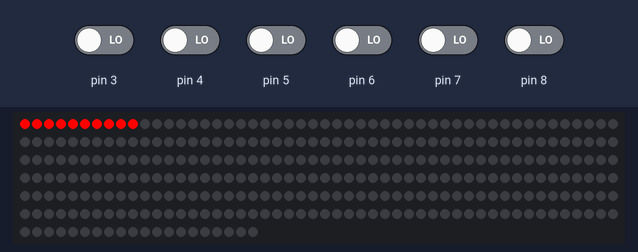
Bench run of a sketch on a simulated Arduino Uno, built with avr-gcc and run on an emulated ATmega328P. Parts: 320 RGB LEDs in strip order, left to right, continuing on the next row. The inputs (shaded band) are chosen by the test bench; at power-on: pin 3–8 LOW.

Above: at 0.4 s.
At 34.5 s:
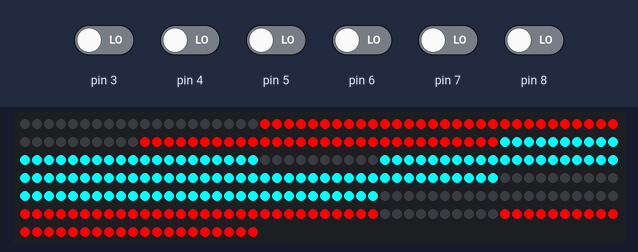

The sketch:

LED_scorebord_v2.ino
```cpp
#include <FastLED.h>

// make some variables to control the LEDs
#define NUM_LEDS 320
#define LED_PIN 2
#define MAX_POWER_MILLIAMPS 8000
CRGB leds[NUM_LEDS];
int SPARTA_color[] = {255,0,0};
int TIME_color[] = {0,255,255};
bool numbers_full[][7] =
{
  {true, true, true, false, true, true, true},
  {false,false,true, false, false,false,true},
  {true, true, false, true, false, true, true},
  { false, true, true,true, false, true, true},
  {false, false, true, true, true,false,true},
  {false, true, true, true, true, true, false},
  {true,true,true,true,true,true,false},
  {false, false, true, false, false,true, true},
  {true,true,true,true,true,true,true,},
  {false,true,true,true,true,true,true,}
};

// variables to control the own score
int own_score;

// variables to control the time
unsigned long startSeconds;  //some global variables available anywhere in the program
unsigned long currentSeconds;
const unsigned long period = 60;  // tick every second
int time_counter;
bool paused;

// variables to control the opponents score
int opponent_score;

// initialization of the buttons and debounce variables
int switchstate_own_score_down = 0;
int switchstate_own_score_up = 0;
int switchstate_pause_time = 0;
int switchstate_reset_time = 0;
int switchstate_opponent_score_down = 0;
int switchstate_opponent_score_up = 0;

int lastButtonState_own_score_down = LOW;
int lastButtonState_own_score_up = LOW;
int lastButtonState_pause_time = LOW;
int lastButtonState_reset_time = LOW;
int lastButtonState_opponent_score_down = LOW;
int lastButtonState_opponent_score_up = LOW;

unsigned long lastDebounceTime_own_score_down = 0;
unsigned long lastDebounceTime_own_score_up = 0;
unsigned long lastDebounceTime_pause_time = 0;
unsigned long lastDebounceTime_reset_time = 0;
unsigned long lastDebounceTime_opponent_score_down = 0;
unsigned long lastDebounceTime_opponent_score_up = 0;

unsigned long debounceDelay = 20;

bool set_up = true;

void setup() {
  FastLED.addLeds<WS2812B, LED_PIN, GRB>(leds, NUM_LEDS);
  FastLED.setMaxPowerInVoltsAndMilliamps(5, MAX_POWER_MILLIAMPS);
  //FastLED.setBrightness(255);

  Serial.begin(9600);

  // declare the switch pin as an input
  pinMode(3, INPUT);
  pinMode(4, INPUT);
  pinMode(5, INPUT);
  pinMode(6, INPUT);
  pinMode(7, INPUT);
  pinMode(8, INPUT);

  own_score = 0;
  time_counter = 0;
  startSeconds = seconds16();
  paused = true;
  opponent_score = 0;
}
void loop() {
  if (set_up){

    for(int i = 0; i<320;i++){
      leds[i] = CRGB::Black;
    }
    FastLED.show();
    delay(300);
    for(int i = 0; i<32;i++){
      for (int j = 0;j<10;j++){
        leds[i*10+j] = CRGB::Red;
      }
      FastLED.show();
      delay(500);
      for (int j = 0;j<10;j++){
        leds[i*10+j] = CRGB::Black;
      }
      FastLED.show();
    }
    for(int i = 0; i<32;i++){
      for (int j = 0;j<10;j++){
        leds[i*10+j] = CRGB::Cyan;
      }
      FastLED.show();
      delay(500);
      for (int j = 0;j<10;j++){
        leds[i*10+j] = CRGB::Black;
      }
      FastLED.show();
    }
    for(int i = 0; i<320;i++){
      leds[i] = CRGB::Black;
    }
    FastLED.show();
    delay(300);
    set_up = false;
  }

  else{

    // actions of the button for own score up
    int reading_own_score_up = digitalRead(3);

    if (reading_own_score_up != lastButtonState_own_score_up) {
      // reset the debouncing timer
      lastDebounceTime_own_score_up = millis();
    }
    if ((millis() - lastDebounceTime_own_score_up) > debounceDelay) {
      // whatever the reading is at, it's been there for longer than the debounce
      // delay, so take it as the actual current state:

      // if the button state has changed:
      if (reading_own_score_up != switchstate_own_score_up) {
        switchstate_own_score_up = reading_own_score_up;

        // only toggle the LED if the new button state is HIGH
        if (switchstate_own_score_up == HIGH) {
          if (own_score < 19) {
            own_score += 1;
          }
          Serial.write("ou");
          Serial.println();
        }
      }
    }

    int reading_own_score_down = digitalRead(4);

    if (reading_own_score_down != lastButtonState_own_score_down) {
      // reset the debouncing timer
      lastDebounceTime_own_score_down = millis();
    }
    if ((millis() - lastDebounceTime_own_score_down) > debounceDelay) {
      // whatever the reading is at, it's been there for longer than the debounce
      // delay, so take it as the actual current state:
      // if the button state has changed:
      if (reading_own_score_down != switchstate_own_score_down) {
        switchstate_own_score_down = reading_own_score_down;
        // only toggle the LED if the new button state is HIGH
        if (switchstate_own_score_down == HIGH) {
          if (own_score > 0) {
            own_score -= 1;
          }

        }
      }
    }

    // actions of the button for starting the time
    int reading_pause_time = digitalRead(5);

    if (reading_pause_time != lastButtonState_pause_time) {
      // reset the debouncing timer
      lastDebounceTime_pause_time = millis();
    }
    if ((millis() - lastDebounceTime_pause_time) > debounceDelay) {
      // whatever the reading is at, it's been there for longer than the debounce
      // delay, so take it as the actual current state:

      // if the button state has changed:
      if (reading_pause_time != switchstate_pause_time) {
        switchstate_pause_time = reading_pause_time;

        // only toggle the LED if the new button state is HIGH
        if (switchstate_pause_time == HIGH) {
          if (paused == true && time_counter != 90) {
            paused = false;
            startSeconds = seconds16();
          }
        }
      }
    }

    // actions of the button for resetting the time
    int reading_reset_time = digitalRead(6);

    if (reading_reset_time != lastButtonState_reset_time) {
      // reset the debouncing timer
      lastDebounceTime_reset_time = millis();
    }
    if ((millis() - lastDebounceTime_reset_time) > debounceDelay) {
      // whatever the reading is at, it's been there for longer than the debounce
      // delay, so take it as the actual current state:

      // if the button state has changed:
      if (reading_reset_time != switchstate_reset_time) {
        switchstate_reset_time = reading_reset_time;

        // only toggle the LED if the new button state is HIGH
        if (switchstate_reset_time == HIGH) {
          time_counter = 0;
          paused = true;

        }
      }
    }

    // actions of the button for own score down
    int reading_opponent_score_up = digitalRead(7);

    if (reading_opponent_score_up != lastButtonState_opponent_score_up) {
      // reset the debouncing timer
      lastDebounceTime_opponent_score_up = millis();
    }
    if ((millis() - lastDebounceTime_opponent_score_up) > debounceDelay) {
      // whatever the reading is at, it's been there for longer than the debounce
      // delay, so take it as the actual current state:

      // if the button state has changed:
      if (reading_opponent_score_up != switchstate_opponent_score_up) {
        switchstate_opponent_score_up = reading_opponent_score_up;

        // only toggle the LED if the new button state is HIGH
        if (switchstate_opponent_score_up == HIGH) {
          if (opponent_score < 19) {
            opponent_score += 1;
          }
        }
      }
    }

    // actions of the button for own score down
    int reading_opponent_score_down = digitalRead(8);

    if (reading_opponent_score_down != lastButtonState_opponent_score_down) {
      // reset the debouncing timer
      lastDebounceTime_opponent_score_down = millis();
    }
    if ((millis() - lastDebounceTime_opponent_score_down) > debounceDelay) {
      // whatever the reading is at, it's been there for longer than the debounce
      // delay, so take it as the actual current state:

      // if the button state has changed:
      if (reading_opponent_score_down != switchstate_opponent_score_down) {
        switchstate_opponent_score_down = reading_opponent_score_down;

        // only toggle the LED if the new button state is HIGH
        if (switchstate_opponent_score_down == HIGH) {
          if (opponent_score > 0) {
            opponent_score -= 1;
          }
        }
      }
    }

    currentSeconds = seconds16();                            //get the current "time" (actually the number of milliseconds since the program started)
    if (currentSeconds - startSeconds >= period && !paused)  //test whether the period has elapsed
    {
      if (time_counter == 44) {
        paused = true;
      } else if (time_counter == 89) {
        paused = true;
      }
      time_counter += 1;

      //printing the scorebord to the screen
      /*Serial.print(own_score);
      Serial.write("      ");
      Serial.print(time_counter);
      Serial.write("      ");
      Serial.print(opponent_score);
      Serial.println();

      Serial.print(own_score/10);
      Serial.print(own_score%10);
      Serial.write("      ");
      Serial.print(time_counter/10);
      Serial.print(time_counter%10);
      Serial.write("      ");
      Serial.print(opponent_score/10);
      Serial.print(opponent_score%10);
      Serial.println();*/

      startSeconds = currentSeconds;  //IMPORTANT to save the start time of the current LED state.
    }

    // code for eventually showing the numbers on the led display
    // control the single one
    for (int i = 0; i < 20; i++) {

      if (own_score>9) {
        if (own_score > 9 || opponent_score > 9) {
          leds[i].setRGB(SPARTA_color[0], SPARTA_color[1], SPARTA_color[2]);
          //leds[i] = CRGB::Blue;
        } else {
          leds[i].setRGB(SPARTA_color[0], SPARTA_color[1], SPARTA_color[2]);
          //leds[i] = CRGB::Red;
        }
      } else {
        leds[i] = CRGB::Black;
      }
    }
    // control own_score
    for (int i = 0; i < 70; i++) {
      if (numbers_full[own_score % 10][i/10]) {
        if (own_score > 9 || opponent_score > 9) {
          leds[20+i].setRGB(SPARTA_color[0], SPARTA_color[1], SPARTA_color[2]);
          //leds[20 + i] = CRGB::Blue;
        } else {
          leds[20+i].setRGB(SPARTA_color[0], SPARTA_color[1], SPARTA_color[2]);
          //leds[20 + i] = CRGB::Red;
        }
      } else {
        leds[20 + i] = CRGB::Black;
      }
    }
    // control first digit time
    for (int i = 0; i < 70; i++) {
      if (numbers_full[time_counter / 10][i/10] == 1) {
        leds[90 + i].setRGB(TIME_color[0], TIME_color[1], TIME_color[2]);
        //leds[90+i] = CRGB::Red;
      } else {
        leds[90 + i] = CRGB::Black;
      }
    }
    // control second digit time
    for (int i = 0; i < 70; i++) {
      if (numbers_full[time_counter % 10][i/10] == 1) {
        leds[160 + i].setRGB(TIME_color[0], TIME_color[1], TIME_color[2]);
        //leds[160 + i] = CRGB::Red;
      } else {
        leds[160 + i] = CRGB::Black;
      }
    }
    // control one of opponent score
    for (int i = 0; i < 20; i++) {
      if (opponent_score>9) {
        if (own_score > 9 || opponent_score > 9) {
          leds[230+i].setRGB(SPARTA_color[0], SPARTA_color[1], SPARTA_color[2]);
          //leds[230 + i] = CRGB::Blue;
        } else {
          leds[230+i].setRGB(SPARTA_color[0], SPARTA_color[1], SPARTA_color[2]);
          //leds[230 + i] = CRGB::Red;
        }
      } else {
        leds[230 + i] = CRGB::Black;
      }
    }
    // control opponent_score
    for (int i = 0; i < 70; i++) {
      if (numbers_full[opponent_score % 10][i/10] == 1) {
        if (own_score > 9 || opponent_score > 9) {
          leds[250+i].setRGB(SPARTA_color[0], SPARTA_color[1], SPARTA_color[2]);
          //leds[250 + i] = CRGB::Blue;
        } else {
          leds[250+i].setRGB(SPARTA_color[0], SPARTA_color[1], SPARTA_color[2]);
          //leds[250 + i] = CRGB::Red;
        }
      } else {
        leds[250 + i] = CRGB::Black;
      }
    }

    //delay(50);

    lastButtonState_own_score_down = reading_own_score_down;
    lastButtonState_own_score_up = reading_own_score_up;
    lastButtonState_pause_time = reading_pause_time;
    lastButtonState_reset_time = reading_reset_time;
    lastButtonState_opponent_score_down = reading_opponent_score_down;
    lastButtonState_opponent_score_up = reading_opponent_score_up;

    FastLED.show();
  }
}
```
